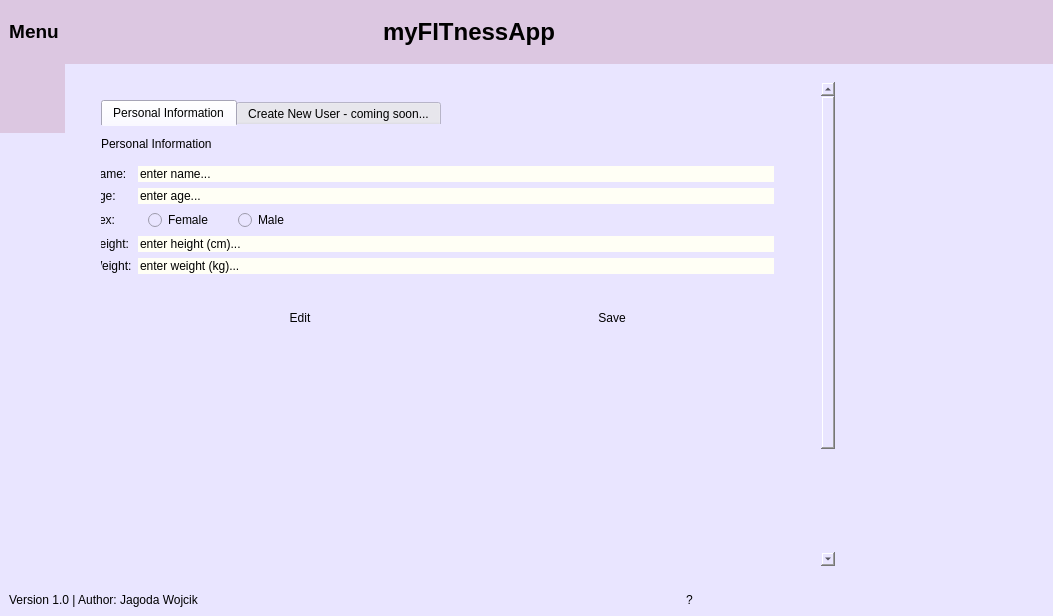
<?xml version="1.0" encoding="UTF-8"?>
<ui version="4.0">
 <class>MainWindow</class>
 <widget class="QMainWindow" name="MainWindow">
  <property name="geometry">
   <rect>
    <x>0</x>
    <y>0</y>
    <width>1053</width>
    <height>616</height>
   </rect>
  </property>
  <property name="windowTitle">
   <string>MainWindow</string>
  </property>
  <property name="styleSheet">
   <string notr="true">*{
border:none;
}</string>
  </property>
  <widget class="QWidget" name="centralwidget">
   <layout class="QVBoxLayout" name="verticalLayout">
    <property name="spacing">
     <number>0</number>
    </property>
    <property name="leftMargin">
     <number>0</number>
    </property>
    <property name="topMargin">
     <number>0</number>
    </property>
    <property name="rightMargin">
     <number>0</number>
    </property>
    <property name="bottomMargin">
     <number>0</number>
    </property>
    <item alignment="Qt::AlignTop">
     <widget class="QFrame" name="header_frame">
      <property name="styleSheet">
       <string notr="true">background-color: rgb(220, 199, 225);</string>
      </property>
      <property name="frameShape">
       <enum>QFrame::NoFrame</enum>
      </property>
      <property name="frameShadow">
       <enum>QFrame::Plain</enum>
      </property>
      <layout class="QHBoxLayout" name="horizontalLayout">
       <item alignment="Qt::AlignLeft">
        <widget class="QFrame" name="header_left_frame">
         <property name="frameShape">
          <enum>QFrame::StyledPanel</enum>
         </property>
         <property name="frameShadow">
          <enum>QFrame::Plain</enum>
         </property>
         <layout class="QHBoxLayout" name="horizontalLayout_3">
          <property name="spacing">
           <number>9</number>
          </property>
          <property name="leftMargin">
           <number>0</number>
          </property>
          <property name="topMargin">
           <number>0</number>
          </property>
          <property name="rightMargin">
           <number>0</number>
          </property>
          <property name="bottomMargin">
           <number>0</number>
          </property>
          <item>
           <widget class="QPushButton" name="menu_button">
            <property name="font">
             <font>
              <family>Nirmala UI</family>
              <pointsize>14</pointsize>
              <weight>75</weight>
              <bold>true</bold>
             </font>
            </property>
            <property name="text">
             <string>Menu</string>
            </property>
            <property name="icon">
             <iconset resource="imgs/icons/icons.qrc">
              <normaloff>:/icons/Icon-20.png</normaloff>:/icons/Icon-20.png</iconset>
            </property>
            <property name="iconSize">
             <size>
              <width>30</width>
              <height>30</height>
             </size>
            </property>
           </widget>
          </item>
         </layout>
        </widget>
       </item>
       <item alignment="Qt::AlignLeft">
        <widget class="QFrame" name="header_center_frame">
         <property name="frameShape">
          <enum>QFrame::NoFrame</enum>
         </property>
         <property name="frameShadow">
          <enum>QFrame::Plain</enum>
         </property>
         <layout class="QHBoxLayout" name="horizontalLayout_2">
          <property name="spacing">
           <number>11</number>
          </property>
          <item alignment="Qt::AlignRight">
           <widget class="QLabel" name="label_2">
            <property name="text">
             <string/>
            </property>
            <property name="pixmap">
             <pixmap resource="imgs/icons/icons.qrc">:/icons/Icon-22.png</pixmap>
            </property>
            <property name="scaledContents">
             <bool>false</bool>
            </property>
           </widget>
          </item>
          <item>
           <widget class="QLabel" name="label">
            <property name="font">
             <font>
              <family>Nirmala UI</family>
              <pointsize>18</pointsize>
              <weight>75</weight>
              <bold>true</bold>
             </font>
            </property>
            <property name="text">
             <string>myFITnessApp</string>
            </property>
           </widget>
          </item>
         </layout>
        </widget>
       </item>
       <item alignment="Qt::AlignRight">
        <widget class="QFrame" name="header_right_frame">
         <property name="styleSheet">
          <string notr="true">background-color: rgb(220, 199, 225);</string>
         </property>
         <property name="frameShape">
          <enum>QFrame::NoFrame</enum>
         </property>
         <property name="frameShadow">
          <enum>QFrame::Plain</enum>
         </property>
         <layout class="QGridLayout" name="gridLayout">
          <item row="0" column="1">
           <widget class="QPushButton" name="maximize_window_button">
            <property name="text">
             <string/>
            </property>
            <property name="icon">
             <iconset resource="imgs/icons/icons.qrc">
              <normaloff>:/icons/Icon-52.png</normaloff>:/icons/Icon-52.png</iconset>
            </property>
           </widget>
          </item>
          <item row="0" column="2">
           <widget class="QPushButton" name="close_window_button">
            <property name="text">
             <string/>
            </property>
            <property name="icon">
             <iconset resource="imgs/icons/icons.qrc">
              <normaloff>:/icons/close.png</normaloff>:/icons/close.png</iconset>
            </property>
           </widget>
          </item>
          <item row="0" column="0">
           <widget class="QPushButton" name="minimize_window_button">
            <property name="text">
             <string/>
            </property>
            <property name="icon">
             <iconset resource="imgs/icons/icons.qrc">
              <normaloff>:/icons/minus.png</normaloff>:/icons/minus.png</iconset>
            </property>
           </widget>
          </item>
         </layout>
        </widget>
       </item>
      </layout>
     </widget>
    </item>
    <item>
     <widget class="QFrame" name="mainbod_frame">
      <property name="sizePolicy">
       <sizepolicy hsizetype="Preferred" vsizetype="Expanding">
        <horstretch>0</horstretch>
        <verstretch>0</verstretch>
       </sizepolicy>
      </property>
      <property name="styleSheet">
       <string notr="true">background-color: rgb(233, 229, 255);</string>
      </property>
      <property name="frameShape">
       <enum>QFrame::NoFrame</enum>
      </property>
      <property name="frameShadow">
       <enum>QFrame::Raised</enum>
      </property>
      <layout class="QHBoxLayout" name="horizontalLayout_7">
       <property name="spacing">
        <number>0</number>
       </property>
       <property name="leftMargin">
        <number>0</number>
       </property>
       <property name="topMargin">
        <number>0</number>
       </property>
       <property name="rightMargin">
        <number>0</number>
       </property>
       <property name="bottomMargin">
        <number>0</number>
       </property>
       <item alignment="Qt::AlignLeft|Qt::AlignTop">
        <widget class="QFrame" name="left_menu_container_frame">
         <property name="minimumSize">
          <size>
           <width>65</width>
           <height>0</height>
          </size>
         </property>
         <property name="maximumSize">
          <size>
           <width>30</width>
           <height>16777215</height>
          </size>
         </property>
         <property name="styleSheet">
          <string notr="true">background-color: rgb(220, 199, 225);</string>
         </property>
         <property name="frameShape">
          <enum>QFrame::StyledPanel</enum>
         </property>
         <property name="frameShadow">
          <enum>QFrame::Raised</enum>
         </property>
         <layout class="QHBoxLayout" name="horizontalLayout_8">
          <property name="spacing">
           <number>0</number>
          </property>
          <property name="leftMargin">
           <number>0</number>
          </property>
          <property name="topMargin">
           <number>0</number>
          </property>
          <property name="rightMargin">
           <number>0</number>
          </property>
          <property name="bottomMargin">
           <number>0</number>
          </property>
          <item alignment="Qt::AlignLeft|Qt::AlignTop">
           <widget class="QFrame" name="menu_frame">
            <property name="minimumSize">
             <size>
              <width>200</width>
              <height>0</height>
             </size>
            </property>
            <property name="frameShape">
             <enum>QFrame::StyledPanel</enum>
            </property>
            <property name="frameShadow">
             <enum>QFrame::Raised</enum>
            </property>
            <layout class="QGridLayout" name="gridLayout_2">
             <property name="leftMargin">
              <number>0</number>
             </property>
             <property name="topMargin">
              <number>0</number>
             </property>
             <property name="rightMargin">
              <number>0</number>
             </property>
             <property name="bottomMargin">
              <number>0</number>
             </property>
             <property name="spacing">
              <number>0</number>
             </property>
             <item row="0" column="0" alignment="Qt::AlignLeft">
              <widget class="QPushButton" name="me_menu_btn">
               <property name="text">
                <string/>
               </property>
               <property name="icon">
                <iconset resource="imgs/icons/icons.qrc">
                 <normaloff>:/icons/Icon-62.png</normaloff>:/icons/Icon-62.png</iconset>
               </property>
               <property name="iconSize">
                <size>
                 <width>60</width>
                 <height>60</height>
                </size>
               </property>
              </widget>
             </item>
             <item row="0" column="1">
              <widget class="QLabel" name="label_3">
               <property name="font">
                <font>
                 <family>Nirmala UI</family>
                 <pointsize>14</pointsize>
                </font>
               </property>
               <property name="text">
                <string>Me</string>
               </property>
              </widget>
             </item>
             <item row="1" column="0" alignment="Qt::AlignLeft">
              <widget class="QPushButton" name="activity_menu_btn">
               <property name="text">
                <string/>
               </property>
               <property name="icon">
                <iconset resource="imgs/icons/icons.qrc">
                 <normaloff>:/icons/Icon-4.png</normaloff>:/icons/Icon-4.png</iconset>
               </property>
               <property name="iconSize">
                <size>
                 <width>60</width>
                 <height>60</height>
                </size>
               </property>
              </widget>
             </item>
             <item row="1" column="1">
              <widget class="QLabel" name="label_4">
               <property name="font">
                <font>
                 <family>Nirmala UI</family>
                 <pointsize>14</pointsize>
                </font>
               </property>
               <property name="text">
                <string>Activity</string>
               </property>
              </widget>
             </item>
             <item row="2" column="0" alignment="Qt::AlignLeft">
              <widget class="QPushButton" name="food_menu_btn">
               <property name="text">
                <string/>
               </property>
               <property name="icon">
                <iconset resource="imgs/icons/icons.qrc">
                 <normaloff>:/icons/Icon-64.png</normaloff>:/icons/Icon-64.png</iconset>
               </property>
               <property name="iconSize">
                <size>
                 <width>60</width>
                 <height>60</height>
                </size>
               </property>
              </widget>
             </item>
             <item row="2" column="1">
              <widget class="QLabel" name="label_5">
               <property name="font">
                <font>
                 <family>Nirmala UI</family>
                 <pointsize>14</pointsize>
                </font>
               </property>
               <property name="text">
                <string>Food</string>
               </property>
              </widget>
             </item>
            </layout>
           </widget>
          </item>
         </layout>
        </widget>
       </item>
       <item>
        <widget class="QFrame" name="mainbody_contents">
         <property name="sizePolicy">
          <sizepolicy hsizetype="Expanding" vsizetype="Expanding">
           <horstretch>0</horstretch>
           <verstretch>0</verstretch>
          </sizepolicy>
         </property>
         <property name="frameShape">
          <enum>QFrame::StyledPanel</enum>
         </property>
         <property name="frameShadow">
          <enum>QFrame::Raised</enum>
         </property>
         <layout class="QVBoxLayout" name="verticalLayout_2">
          <item>
           <widget class="QStackedWidget" name="stackedWidget">
            <property name="currentIndex">
             <number>0</number>
            </property>
            <widget class="QWidget" name="me_body_page">
             <layout class="QVBoxLayout" name="verticalLayout_4">
              <item>
               <widget class="QScrollArea" name="scrollArea">
                <property name="maximumSize">
                 <size>
                  <width>16777215</width>
                  <height>16777215</height>
                 </size>
                </property>
                <property name="verticalScrollBarPolicy">
                 <enum>Qt::ScrollBarAlwaysOn</enum>
                </property>
                <property name="sizeAdjustPolicy">
                 <enum>QAbstractScrollArea::AdjustToContents</enum>
                </property>
                <property name="widgetResizable">
                 <bool>true</bool>
                </property>
                <widget class="QWidget" name="me_scroll_area">
                 <property name="geometry">
                  <rect>
                   <x>0</x>
                   <y>0</y>
                   <width>727</width>
                   <height>629</height>
                  </rect>
                 </property>
                 <layout class="QVBoxLayout" name="verticalLayout_3">
                  <item>
                   <widget class="QFrame" name="frame_2">
                    <property name="minimumSize">
                     <size>
                      <width>0</width>
                      <height>300</height>
                     </size>
                    </property>
                    <property name="frameShape">
                     <enum>QFrame::StyledPanel</enum>
                    </property>
                    <property name="frameShadow">
                     <enum>QFrame::Raised</enum>
                    </property>
                    <layout class="QVBoxLayout" name="verticalLayout_5">
                     <item>
                      <widget class="QFrame" name="frame_3">
                       <property name="minimumSize">
                        <size>
                         <width>0</width>
                         <height>1000</height>
                        </size>
                       </property>
                       <property name="frameShape">
                        <enum>QFrame::StyledPanel</enum>
                       </property>
                       <property name="frameShadow">
                        <enum>QFrame::Raised</enum>
                       </property>
                       <widget class="QTabWidget" name="tabWidget">
                        <property name="geometry">
                         <rect>
                          <x>0</x>
                          <y>0</y>
                          <width>683</width>
                          <height>300</height>
                         </rect>
                        </property>
                        <property name="minimumSize">
                         <size>
                          <width>0</width>
                          <height>250</height>
                         </size>
                        </property>
                        <property name="currentIndex">
                         <number>0</number>
                        </property>
                        <widget class="QWidget" name="personal_info_tab">
                         <attribute name="title">
                          <string>Personal Information</string>
                         </attribute>
                         <widget class="QLabel" name="label_6">
                          <property name="geometry">
                           <rect>
                            <x>0</x>
                            <y>10</y>
                            <width>661</width>
                            <height>16</height>
                           </rect>
                          </property>
                          <property name="text">
                           <string>Personal Information</string>
                          </property>
                         </widget>
                         <widget class="QWidget" name="widget" native="true">
                          <property name="geometry">
                           <rect>
                            <x>-10</x>
                            <y>40</y>
                            <width>683</width>
                            <height>191</height>
                           </rect>
                          </property>
                          <layout class="QGridLayout" name="gridLayout_3">
                           <item row="1" column="0">
                            <widget class="QLabel" name="age_label">
                             <property name="text">
                              <string>Age:</string>
                             </property>
                            </widget>
                           </item>
                           <item row="0" column="3">
                            <widget class="QLineEdit" name="name_line">
                             <property name="autoFillBackground">
                              <bool>false</bool>
                             </property>
                             <property name="styleSheet">
                              <string notr="true">background-color: rgb(255, 255, 245)</string>
                             </property>
                             <property name="text">
                              <string>enter name...</string>
                             </property>
                             <property name="clearButtonEnabled">
                              <bool>false</bool>
                             </property>
                            </widget>
                           </item>
                           <item row="8" column="3" rowspan="2">
                            <widget class="QFrame" name="frame_5">
                             <property name="frameShape">
                              <enum>QFrame::StyledPanel</enum>
                             </property>
                             <property name="frameShadow">
                              <enum>QFrame::Raised</enum>
                             </property>
                             <layout class="QHBoxLayout" name="horizontalLayout_9">
                              <item>
                               <widget class="QPushButton" name="pushButton">
                                <property name="text">
                                 <string>Edit</string>
                                </property>
                               </widget>
                              </item>
                              <item>
                               <widget class="QPushButton" name="pushButton_2">
                                <property name="styleSheet">
                                 <string notr="true"/>
                                </property>
                                <property name="text">
                                 <string>Save</string>
                                </property>
                               </widget>
                              </item>
                             </layout>
                            </widget>
                           </item>
                           <item row="0" column="0">
                            <widget class="QLabel" name="name_line_2">
                             <property name="text">
                              <string>Name:</string>
                             </property>
                            </widget>
                           </item>
                           <item row="6" column="0">
                            <widget class="QLabel" name="weight_label">
                             <property name="text">
                              <string>Weight:</string>
                             </property>
                            </widget>
                           </item>
                           <item row="1" column="3">
                            <widget class="QLineEdit" name="age_linetext">
                             <property name="styleSheet">
                              <string notr="true">background-color: rgb(255, 255, 245)</string>
                             </property>
                             <property name="text">
                              <string>enter age...</string>
                             </property>
                            </widget>
                           </item>
                           <item row="3" column="3">
                            <widget class="QLineEdit" name="height_line">
                             <property name="styleSheet">
                              <string notr="true">background-color: rgb(255, 255, 245)</string>
                             </property>
                             <property name="text">
                              <string>enter height (cm)...</string>
                             </property>
                            </widget>
                           </item>
                           <item row="2" column="0">
                            <widget class="QLabel" name="sex_label">
                             <property name="sizePolicy">
                              <sizepolicy hsizetype="Minimum" vsizetype="Expanding">
                               <horstretch>0</horstretch>
                               <verstretch>0</verstretch>
                              </sizepolicy>
                             </property>
                             <property name="maximumSize">
                              <size>
                               <width>16777215</width>
                               <height>13</height>
                              </size>
                             </property>
                             <property name="text">
                              <string>Sex:</string>
                             </property>
                            </widget>
                           </item>
                           <item row="3" column="0">
                            <widget class="QLabel" name="height_label">
                             <property name="text">
                              <string>Height:</string>
                             </property>
                            </widget>
                           </item>
                           <item row="6" column="3">
                            <widget class="QLineEdit" name="weight_line">
                             <property name="styleSheet">
                              <string notr="true">background-color: rgb(255, 255, 245)</string>
                             </property>
                             <property name="text">
                              <string>enter weight (kg)...</string>
                             </property>
                            </widget>
                           </item>
                           <item row="2" column="3">
                            <widget class="QFrame" name="frame_4">
                             <property name="sizePolicy">
                              <sizepolicy hsizetype="Maximum" vsizetype="Maximum">
                               <horstretch>0</horstretch>
                               <verstretch>0</verstretch>
                              </sizepolicy>
                             </property>
                             <property name="minimumSize">
                              <size>
                               <width>0</width>
                               <height>20</height>
                              </size>
                             </property>
                             <property name="maximumSize">
                              <size>
                               <width>1677721</width>
                               <height>15</height>
                              </size>
                             </property>
                             <property name="frameShape">
                              <enum>QFrame::StyledPanel</enum>
                             </property>
                             <property name="frameShadow">
                              <enum>QFrame::Raised</enum>
                             </property>
                             <widget class="QRadioButton" name="radioButton">
                              <property name="geometry">
                               <rect>
                                <x>10</x>
                                <y>0</y>
                                <width>74</width>
                                <height>16</height>
                               </rect>
                              </property>
                              <property name="text">
                               <string>Female</string>
                              </property>
                             </widget>
                             <widget class="QRadioButton" name="radioButton_2">
                              <property name="geometry">
                               <rect>
                                <x>100</x>
                                <y>0</y>
                                <width>74</width>
                                <height>16</height>
                               </rect>
                              </property>
                              <property name="text">
                               <string>Male</string>
                              </property>
                             </widget>
                            </widget>
                           </item>
                          </layout>
                          <zorder>frame_4</zorder>
                          <zorder>name_line_2</zorder>
                          <zorder>age_label</zorder>
                          <zorder>name_line</zorder>
                          <zorder>age_linetext</zorder>
                          <zorder>sex_label</zorder>
                          <zorder>weight_label</zorder>
                          <zorder>height_label</zorder>
                          <zorder>height_line</zorder>
                          <zorder>weight_line</zorder>
                          <zorder>frame_5</zorder>
                         </widget>
                         <widget class="QFrame" name="frame_7">
                          <property name="geometry">
                           <rect>
                            <x>10</x>
                            <y>250</y>
                            <width>120</width>
                            <height>80</height>
                           </rect>
                          </property>
                          <property name="frameShape">
                           <enum>QFrame::StyledPanel</enum>
                          </property>
                          <property name="frameShadow">
                           <enum>QFrame::Raised</enum>
                          </property>
                         </widget>
                        </widget>
                        <widget class="QWidget" name="tab_2">
                         <attribute name="title">
                          <string>Create New User - coming soon...</string>
                         </attribute>
                        </widget>
                       </widget>
                      </widget>
                     </item>
                    </layout>
                   </widget>
                  </item>
                  <item>
                   <widget class="QFrame" name="frame_6">
                    <property name="minimumSize">
                     <size>
                      <width>100</width>
                      <height>300</height>
                     </size>
                    </property>
                    <property name="frameShape">
                     <enum>QFrame::StyledPanel</enum>
                    </property>
                    <property name="frameShadow">
                     <enum>QFrame::Raised</enum>
                    </property>
                   </widget>
                  </item>
                 </layout>
                </widget>
               </widget>
              </item>
             </layout>
            </widget>
            <widget class="QWidget" name="activity_body_page"/>
            <widget class="QWidget" name="food_body_page"/>
           </widget>
          </item>
         </layout>
        </widget>
       </item>
       <item>
        <widget class="QFrame" name="mainbod_right_frame">
         <property name="minimumSize">
          <size>
           <width>200</width>
           <height>0</height>
          </size>
         </property>
         <property name="maximumSize">
          <size>
           <width>200</width>
           <height>16777215</height>
          </size>
         </property>
         <property name="frameShape">
          <enum>QFrame::StyledPanel</enum>
         </property>
         <property name="frameShadow">
          <enum>QFrame::Raised</enum>
         </property>
        </widget>
       </item>
      </layout>
     </widget>
    </item>
    <item>
     <widget class="QFrame" name="footer_frame">
      <property name="styleSheet">
       <string notr="true">background-color: rgb(233, 229, 255);</string>
      </property>
      <property name="frameShape">
       <enum>QFrame::NoFrame</enum>
      </property>
      <property name="frameShadow">
       <enum>QFrame::Raised</enum>
      </property>
      <layout class="QHBoxLayout" name="horizontalLayout_6">
       <property name="spacing">
        <number>0</number>
       </property>
       <property name="leftMargin">
        <number>0</number>
       </property>
       <property name="topMargin">
        <number>0</number>
       </property>
       <property name="rightMargin">
        <number>0</number>
       </property>
       <property name="bottomMargin">
        <number>0</number>
       </property>
       <item>
        <widget class="QFrame" name="frame">
         <property name="frameShape">
          <enum>QFrame::StyledPanel</enum>
         </property>
         <property name="frameShadow">
          <enum>QFrame::Raised</enum>
         </property>
         <layout class="QHBoxLayout" name="horizontalLayout_4">
          <item alignment="Qt::AlignBottom">
           <widget class="QLabel" name="footer_left_frame">
            <property name="text">
             <string>Version 1.0 | Author: Jagoda Wojcik</string>
            </property>
           </widget>
          </item>
         </layout>
        </widget>
       </item>
       <item alignment="Qt::AlignBottom">
        <widget class="QFrame" name="footer_right_frame">
         <property name="frameShape">
          <enum>QFrame::StyledPanel</enum>
         </property>
         <property name="frameShadow">
          <enum>QFrame::Raised</enum>
         </property>
         <layout class="QHBoxLayout" name="horizontalLayout_5">
          <item alignment="Qt::AlignRight">
           <widget class="QPushButton" name="questionmark_button">
            <property name="text">
             <string>?</string>
            </property>
           </widget>
          </item>
         </layout>
        </widget>
       </item>
       <item alignment="Qt::AlignRight|Qt::AlignBottom">
        <widget class="QFrame" name="resize_grip">
         <property name="minimumSize">
          <size>
           <width>15</width>
           <height>15</height>
          </size>
         </property>
         <property name="maximumSize">
          <size>
           <width>15</width>
           <height>15</height>
          </size>
         </property>
         <property name="frameShape">
          <enum>QFrame::StyledPanel</enum>
         </property>
         <property name="frameShadow">
          <enum>QFrame::Raised</enum>
         </property>
        </widget>
       </item>
      </layout>
     </widget>
    </item>
   </layout>
  </widget>
 </widget>
 <resources>
  <include location="imgs/icons/icons.qrc"/>
 </resources>
 <connections/>
</ui>
